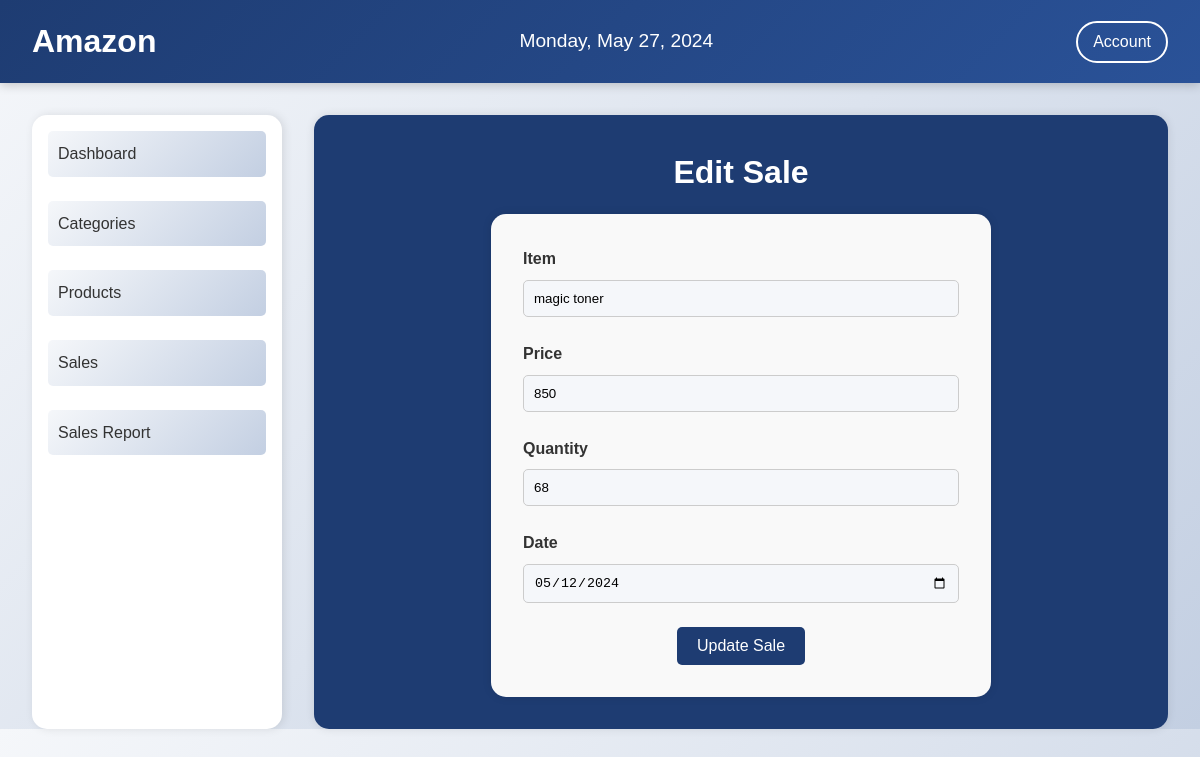
/edit_sale/1, run on an earlier commit of the app's database.
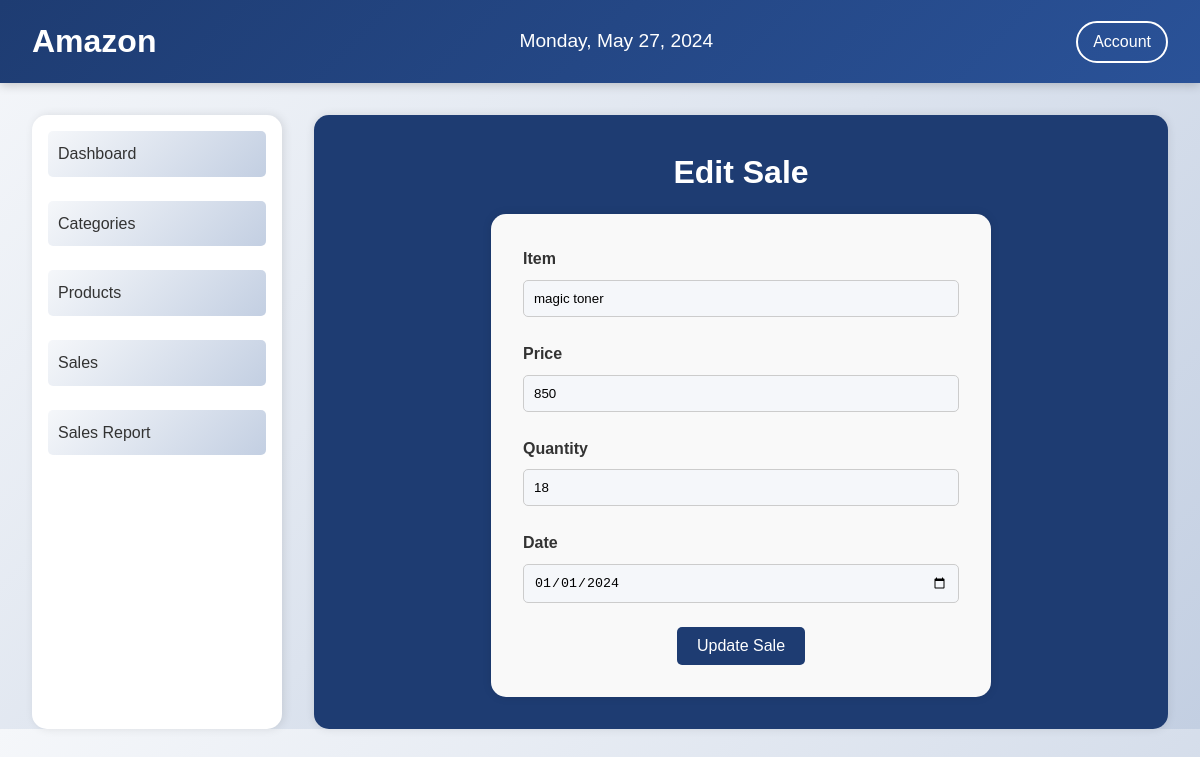
And on a later commit of the database.
### app.py (models this page shows, shortened)
class Sale(db.Model):
    id = db.Column(db.Integer, primary_key=True)
    item = db.Column(db.String(100), nullable=False)
    price = db.Column(db.Float, nullable=False)
    quantity = db.Column(db.Integer, nullable=False)
    total = db.Column(db.Float, nullable=False)
    date = db.Column(db.Date, nullable=False)
    product_id = db.Column(db.Integer, db.ForeignKey('product.id'))  # Add a foreign key to the Product model
    product = db.relationship('Product', backref=db.backref('sales', lazy=True))  # Establish a one-to-many relationship

### app.py (the view)
@app.route('/edit_sale/<int:id>', methods=['GET', 'POST'])
def edit_sale(id):
    sale = Sale.query.get_or_404(id)
    form = SaleForm(obj=sale)
    if form.validate_on_submit():
        form.populate_obj(sale)  # Populate the sale object with form data
        sale.total = sale.price * sale.quantity
        db.session.commit()
        flash("Sale record updated successfully", "success")
        return redirect(url_for('view_sales'))
    return render_template('edit_sale.html', form=form)

### app.py
class SaleForm(FlaskForm):
    item = StringField('Item', validators=[DataRequired()])
    price = IntegerField('Price', validators=[DataRequired()])
    quantity = IntegerField('Quantity', validators=[DataRequired()])
    total = DecimalField('Total', validators=[DataRequired()], render_kw={'readonly': True})
    date = DateField('Date', validators=[DataRequired()])
    submit = SubmitField('Add Sale')

### templates/edit_sale.html (shortened to what this page needs)
<!DOCTYPE html>
<html lang="en">
<head>
    <link rel="stylesheet" href="../static/css/edit_sales.css">
</head>
<body>
    <header>
        <div class="header-left">
            <div class="logo">
                <h1>Amazon</h1>
            </div>
        </div>
        <div class="header-middle">
            <div class="date">
            </div>
        </div>
        <div class="header-right">
            <div class="dropdown">
                <button class="dropbtn">Account</button>
            </div>
        </div>
    </header>
    <main>
        <div class="sections-container">
            <aside>
                <nav class="section1">
                    <ul>
                        <li><a href="{{ url_for('admin_dashboard') }}">Dashboard</a></li>
                        <li class="dropdown" id="categoriesDropdown">
                            <a href="#">Categories</a>
                        </li>
                        <li class="dropdown">
                            <a href="#">Products</a>
                        </li>
                        <li class="dropdown">
                            <a href="#">Sales</a>
                        </li>
                        <li class="dropdown">
                            <a href="#">Sales Report</a>
                        </li>
                    </ul>
                </nav>
            </aside>
            <article>
                <h2>Edit Sale</h2>
                <form method="POST" id="saleForm">
                    <div class="form-group">
                        {{ form.item.label }}
                        {{ form.item(class="form-control") }}
                    </div>
                    <div class="form-group">
                        {{ form.price.label }}
                        {{ form.price(class="form-control", id="price") }}
                    </div>
                    <div class="form-group">
                        {{ form.quantity.label }}
                        {{ form.quantity(class="form-control", id="quantity") }}
                    </div>
                    <div class="form-group">
                        {{ form.date.label }}
                        {{ form.date(class="form-control") }}
                    </div>
                    <button type="submit" class="btn btn-primary">Update Sale</button>
                </form>
            </article>
        </div>
    </main>
</body>
</html>

What changed in the data, as far as the page shows it:
changed Sale "magic toner": quantity "68" → "18"; date "05/12/2024" → "01/01/2024"
